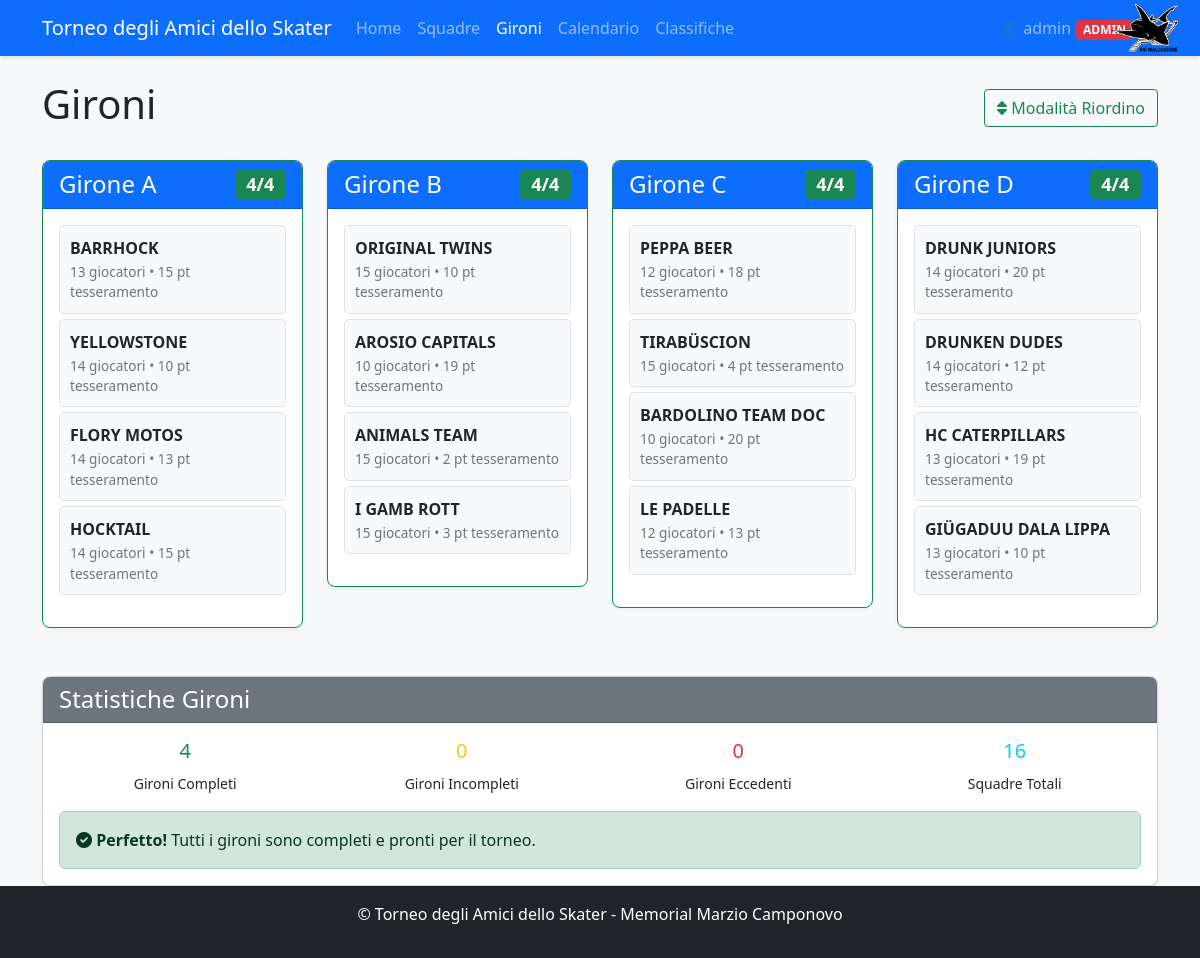
The page /groups (signed in) on the database its author committed.
### app.py (models this page shows, shortened)
class User(UserMixin, db.Model):
    id = db.Column(db.Integer, primary_key=True)
    username = db.Column(db.String(80), unique=True, nullable=False)
    password_hash = db.Column(db.String(200), nullable=False)
    role = db.Column(db.String(20), default='user')  # 'user' o 'admin'
    created_at = db.Column(db.DateTime, default=datetime.utcnow)
    def is_admin(self):
        return self.role == 'admin'

class Team(db.Model):
    id = db.Column(db.Integer, primary_key=True)
    name = db.Column(db.String(100), nullable=False, unique=True)
    group = db.Column(db.String(1))  # A, B, C, or D
    group_order = db.Column(db.Integer, default=0)  # NUOVO CAMPO per l'ordinamento nel girone
    players = db.relationship('Player', backref='team', lazy=True)
    matches = db.relationship(
        'Match',
        primaryjoin="or_(Team.id == Match.team1_id, Team.id == Match.team2_id)",
        lazy=True,
        overlaps="team1,team2"
    )
    wins = db.Column(db.Integer, default=0)
    losses = db.Column(db.Integer, default=0)
    draws = db.Column(db.Integer, default=0)
    goals_for = db.Column(db.Integer, default=0)
    goals_against = db.Column(db.Integer, default=0)
    points = db.Column(db.Integer, default=0)
    @property
    def player_points_total(self):
        return sum(player.registration_points for player in self.players)

class Player(db.Model):
    id = db.Column(db.Integer, primary_key=True)
    name = db.Column(db.String(100), nullable=False)
    team_id = db.Column(db.Integer, db.ForeignKey('team.id'), nullable=False)
    is_registered = db.Column(db.Boolean, default=False)
    category = db.Column(db.String(100))  # LNA/LNB, 1a Lega, 2a Lega, Non tesserato
    goals = db.Column(db.Integer, default=0)
    assists = db.Column(db.Integer, default=0)
    penalties = db.Column(db.Integer, default=0)
    @property
    def registration_points(self):
        if not self.is_registered:
            return 0  # Non tesserato = 0 punti
        points_map = {
            'LNA/LNB': 5,     # LNA/LNB = 5 punti
            '1a Lega': 3,     # 1° Lega = 3 punti
            '2a Lega': 2,     # 2° Lega = 2 punti
            'Femminile': 0,   # Femminile = 0 punti
            'Veterani': 0,     # Veterani = 0 punti
            'Portiere': 0,     # Portiere = 0 punti
            'Old': 0
        }
        return points_map.get(self.category, 0)  # Default 0 punti se categoria non riconosciuta

### app.py (the view)
    def decorated_function(*args, **kwargs):
        if not current_user.is_authenticated or not current_user.is_admin():
            flash('Accesso negato. Privilegi di amministratore richiesti.', 'danger')
            return redirect(url_for('index'))
        return f(*args, **kwargs)

### app.py (called while the page is built, shortened)
@login_manager.user_loader
def load_user(user_id):
    return User.query.get(int(user_id))

def admin_required(f):
    def decorated_function(*args, **kwargs):
        if not current_user.is_authenticated or not current_user.is_admin():
            flash('Accesso negato. Privilegi di amministratore richiesti.', 'danger')
            return redirect(url_for('index'))
        return f(*args, **kwargs)
    decorated_function.__name__ = f.__name__
    return decorated_function

@app.teardown_appcontext
def cleanup_db(error):
    if error:
        db.session.rollback()
    db.session.remove()

def get_tournament_dates():
    try:
        if db.inspect(db.engine).has_table('tournament_settings'):
            settings = TournamentSettings.query.first()
            if settings and settings.qualification_day1:
                return {
                    'qualification_day1': settings.qualification_day1,
                    'qualification_day2': settings.qualification_day2,
                    'quarterfinals_ml': settings.quarterfinals_ml_date,
                    'quarterfinals_bl': settings.quarterfinals_bl_date,
                    'semifinals_ml': settings.semifinals_ml_date,
                    'semifinals_bl': settings.semifinals_bl_date,
                    'finals': settings.finals_date
                }
    except Exception as e:
        print(f"Errore nel recupero date da settings: {e}")

@app.context_processor
def inject_tournament_dates():
    try:
        formatted_dates = format_tournament_dates()
        return {'tournament_dates': formatted_dates}
    except Exception as e:
        current_year = datetime.now().year
        return {
            'tournament_dates': {
                'qualification_day1': {
                    'date': datetime(current_year, 7, 13).date(),
                    'formatted': f'13/07/{current_year}',
                    'day_name_it': 'Sabato'
                },
                'qualification_day2': {
                    'date': datetime(current_year, 7, 14).date(),
                    'formatted': f'14/07/{current_year}',
                    'day_name_it': 'Domenica'
                }
            }
        }

### templates/groups.html (shortened to what this page needs)
<!DOCTYPE html>
<html lang="it">
<head>
    <link rel="stylesheet" href="https://cdn.jsdelivr.net/npm/bootstrap@5.3.0/dist/css/bootstrap.min.css">
    <link rel="stylesheet" href="{{ url_for('static', filename='style.css') }}">
    <link rel="stylesheet" href="https://cdnjs.cloudflare.com/ajax/libs/font-awesome/6.0.0/css/all.min.css">
</head>
<body class="d-flex flex-column min-vh-100">
    <nav class="navbar navbar-expand-lg navbar-dark bg-primary">
        <div class="container">
            <a class="navbar-brand" href="{{ url_for('index') }}">Torneo degli Amici dello Skater</a>
            <div class="collapse navbar-collapse" id="navbarNav">
                <ul class="navbar-nav me-auto">
                    <li class="nav-item">
                        <a class="nav-link" href="{{ url_for('index') }}">Home</a>
                    </li>
                    <li class="nav-item">
                        <a class="nav-link" href="{{ url_for('teams') }}">Squadre</a>
                    </li>
                    <li class="nav-item">
                        <a class="nav-link active" href="{{ url_for('groups') }}">Gironi</a>
                    </li>
                    <li class="nav-item">
                        <a class="nav-link" href="{{ url_for('schedule') }}">Calendario</a>
                    </li>
                    <li class="nav-item">
                        <a class="nav-link" href="{{ url_for('standings') }}">Classifiche</a>
                    </li>
                </ul>
                <ul class="navbar-nav ms-auto">
                    {% if current_user.is_authenticated %}
                        <li class="nav-item dropdown">
                            <a class="nav-link dropdown-toggle" href="#" role="button" data-bs-toggle="dropdown">
                                👤 {{ current_user.username }}
                                {% if current_user.is_admin() %}
                                    <span class="badge bg-danger">ADMIN</span>
                                {% endif %}
                            </a>
                        </li>
                    {% endif %}
                </ul>
            </div>
            <div class="navbar-logo">
                <img src="{{ url_for('static', filename='logo.png') }}" alt="IHC Malcantone" />
            </div>
        </div>
    </nav>
    <div class="container mt-4">
        <div class="d-flex justify-content-between align-items-center">
            <h1>Gironi</h1>
            <div>
                <button id="toggleSortMode" class="btn btn-outline-success">
                    <i class="fas fa-sort"></i> Modalità Riordino
            </div>
        </div>
        <div class="row mt-4">
            {% for group in ['A', 'B', 'C', 'D'] %}
                {% set group_teams = groups[group] %}
                <div class="col-md-3 mb-4">
                    <div class="card group-card {% if group_teams|length == 4 %}border-success{% elif group_teams|length > 4 %}border-danger{% else %}border-warning{% endif %}"
                         data-group="{{ group }}">
                        <div class="card-header bg-primary text-white">
                            <h4 class="mb-0 d-flex justify-content-between align-items-center">
                                Girone {{ group }}
                                <span class="badge {% if group_teams|length == 4 %}bg-success{% elif group_teams|length > 4 %}bg-danger{% else %}bg-warning{% endif %}">
                                    {{ group_teams|length }}/4
                                </span>
                            </h4>
                        </div>
                        <div class="card-body">
                            {% if group_teams %}
                                <ul class="sortable-list" data-group="{{ group }}">
                                    {% for team in group_teams %}
                                        <li class="sortable-item" data-team-id="{{ team.id }}">
                                            <div class="team-info">
                                                <div class="team-name">{{ team.name }}</div>
                                                <div class="team-stats">
                                                    {{ team.players|length }} giocatori
                                                    {% if team.player_points_total > 0 %}
                                                        • {{ team.player_points_total }} pt tesseramento
                                                    {% endif %}
                                                </div>
                                            </div>
                                        </li>
                                    {% endfor %}
                                </ul>
                            {% else %}
                                <div class="empty-group">
                                    <i class="fas fa-users fa-2x mb-2"></i>
                                    <p class="mb-0">Nessuna squadra assegnata</p>
                                </div>
                            {% endif %}
                        </div>
                    </div>
                </div>
            {% endfor %}
        </div>
        <div class="row mt-4">
            <div class="col-12">
                <div class="card">
                    <div class="card-header bg-secondary text-white">
                        <h4 class="mb-0">Statistiche Gironi</h4>
                    </div>
                    <div class="card-body">
                        <div class="row text-center">
                            <div class="col-md-3">
                                <h5 class="text-success">{{ groups_stats.complete }}</h5>
                                <small>Gironi Completi</small>
                            </div>
                            <div class="col-md-3">
                                <h5 class="text-warning">{{ groups_stats.incomplete }}</h5>
                                <small>Gironi Incompleti</small>
                            </div>
                            <div class="col-md-3">
                                <h5 class="text-danger">{{ groups_stats.overfull }}</h5>
                                <small>Gironi Eccedenti</small>
                            </div>
                            <div class="col-md-3">
                                <h5 class="text-info">{{ groups_stats.total_teams }}</h5>
                                <small>Squadre Totali</small>
                            </div>
                        </div>
                        {% if groups_stats.complete == 4 %}
                            <div class="alert alert-success mt-3 mb-0">
                                <i class="fas fa-check-circle"></i>
                                <strong>Perfetto!</strong> Tutti i gironi sono completi e pronti per il torneo.
                            </div>
                        {% else %}
                            <div class="alert alert-info mt-3 mb-0">
                                <i class="fas fa-info-circle"></i>
                                <strong>Configurazione in corso:</strong> Completa l'assegnazione delle squadre ai gironi per procedere.
                            </div>
                        {% endif %}
                    </div>
                </div>
            </div>
        </div>
    </div>
    <footer class="bg-dark text-white py-3 mt-auto">
        <div class="container text-center">
            <p>© Torneo degli Amici dello Skater - Memorial Marzio Camponovo</p>
        </div>
    </footer>
</body>
</html>

### static/style.css (style rules this page uses)
body { font-family: "Segoe UI", Tahoma, Geneva, Verdana, sans-serif; background-color: #f8f9fa; }
.navbar { box-shadow: 0 2px 4px rgba(0, 0, 0, 0.1); }
.card { box-shadow: 0 2px 4px rgba(0, 0, 0, 0.05); border-radius: 8px; overflow: hidden; }
.card-header { font-weight: 600; }
.btn { border-radius: 4px; }
footer { margin-top: 2rem; }
.navbar-logo { position: absolute; right: 20px; top: 50%; transform: translateY(-50%); z-index: 1000; }
.navbar-logo img { height: 50px; width: auto; }
.btn { transition: all 0.3s ease; }

### templates/groups.html (style rules this page uses)
.sortable-list { list-style: none; padding: 0; }
.sortable-item { background: #f8f9fa; border: 1px solid #dee2e6; border-radius: 5px; margin-bottom: 5px; padding: 10px; cursor: move; transition: all 0.2s; display: flex; justify-content: space-between; align-items: center; }
.team-info { flex-grow: 1; }
.team-name { font-weight: 600; margin-bottom: 2px; }
.team-stats { font-size: 0.85em; color: #6c757d; }

### rows shown on the page
User: username "admin"
Team: name "BARRHOCK", players|length "13", player_points_total "15"
Team: name "YELLOWSTONE", players|length "14", player_points_total "10"
Team: name "FLORY MOTOS", players|length "14", player_points_total "13"
Team: name "HOCKTAIL", players|length "14", player_points_total "15"
Team: name "ORIGINAL TWINS", players|length "15", player_points_total "10"
Team: name "AROSIO CAPITALS", players|length "10", player_points_total "19"
Team: name "ANIMALS TEAM", players|length "15", player_points_total "2"
Team: name "I GAMB ROTT", players|length "15", player_points_total "3"
Team: name "PEPPA BEER", players|length "12", player_points_total "18"
Team: name "TIRABÜSCION", players|length "15", player_points_total "4"
Team: name "BARDOLINO TEAM DOC", players|length "10", player_points_total "20"
Team: name "LE PADELLE", players|length "12", player_points_total "13"
Team: name "DRUNK JUNIORS", players|length "14", player_points_total "20"
Team: name "DRUNKEN DUDES", players|length "14", player_points_total "12"
Team: name "HC CATERPILLARS", players|length "13", player_points_total "19"
Team: name "GIÜGADUU DALA LIPPA", players|length "13", player_points_total "10"

### other values the page prints
{{ group }} "A" "B" "C" "D"
{{ group_teams|length }} "4" "4" "4" "4"
{{ groups_stats.complete }} "4"
{{ groups_stats.incomplete }} "0"
{{ groups_stats.overfull }} "0"
{{ groups_stats.total_teams }} "16"
